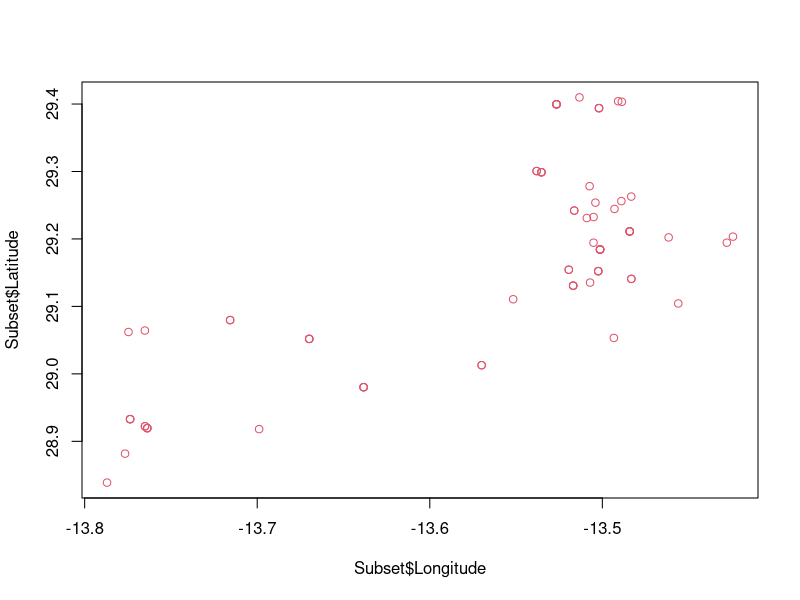
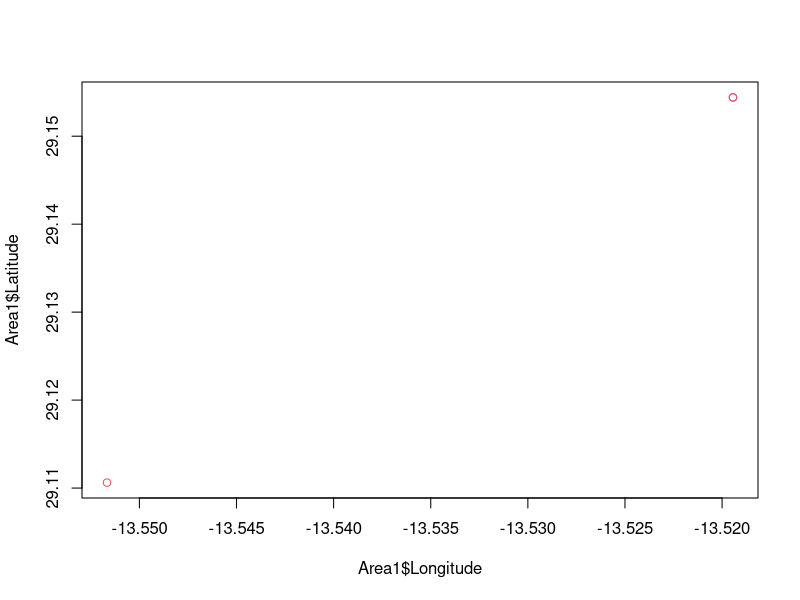
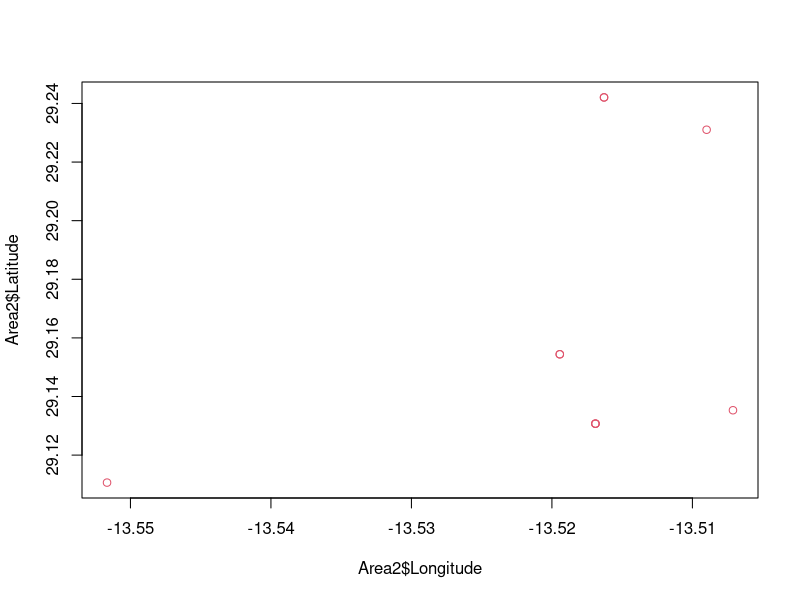
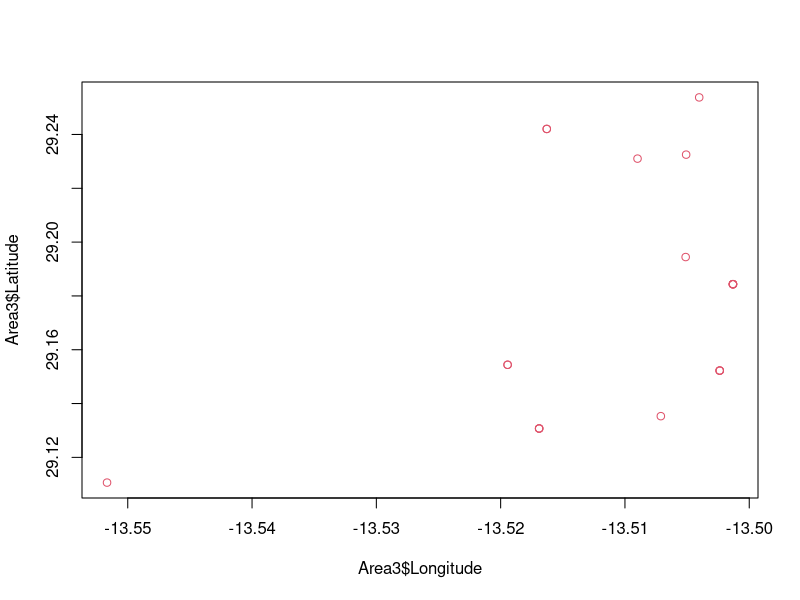
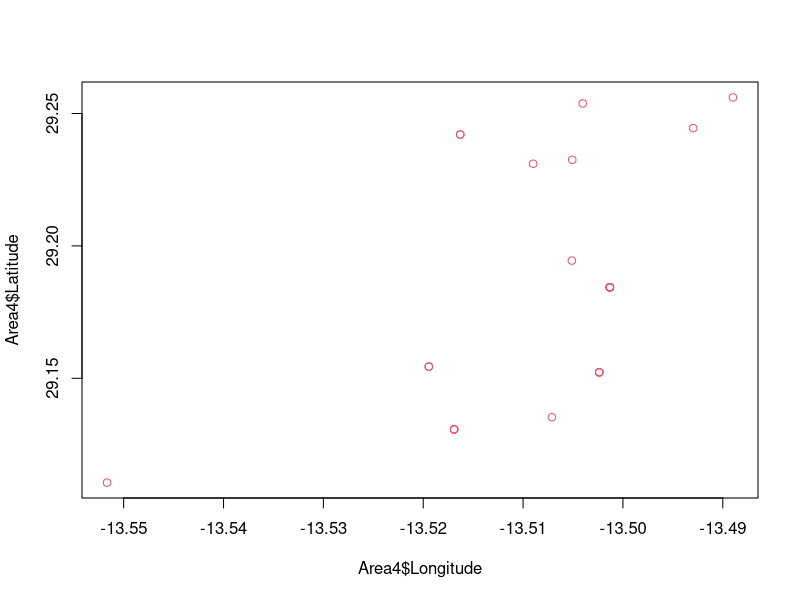
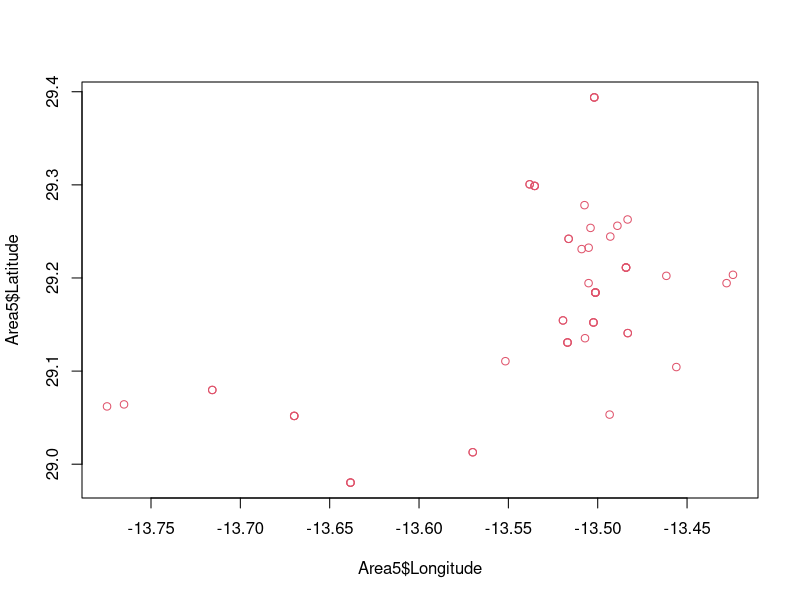
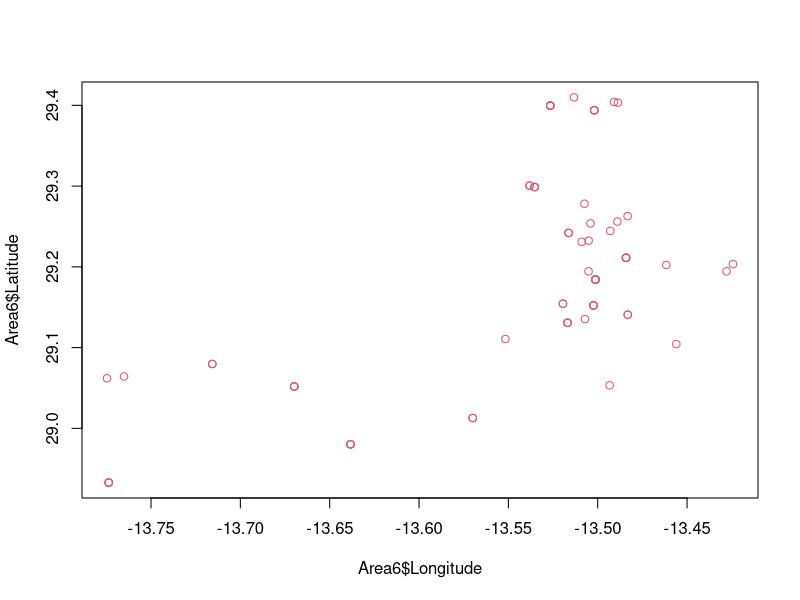
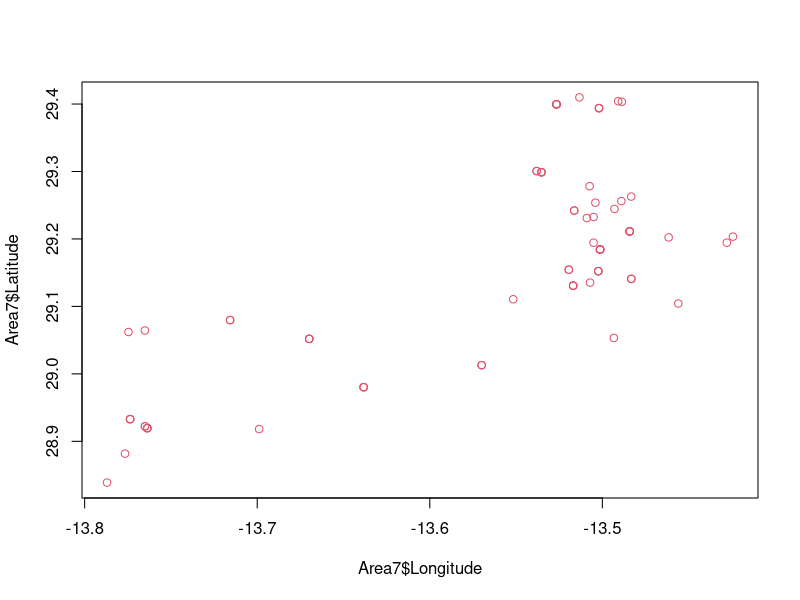

R code for these plots, in order: (Note: this script raises an error after producing the figures.)
#Set working directory
setwd("C:/GitHub/Shilcusky/Dysdera Project")#directory is still wrong.
#Load in data packages for later use
library(vegan)

#Read data csv. of geographical distribution of Dysdera species in the Canary Islands
df1 <- read.csv("Dysdera.csv", header =T)
Dysdera <- df1[,c(-2,-3,-5,-8,-9)]
subset(Dysdera, Dysdera$Island == "Lanzarote")
Subset <- subset(Dysdera, Dysdera$Island == "Lanzarote")

#Reading in the data for the artificial brightness values obtained from each point of latitude + longitude
df2 <- read.csv("Dysdera Artificial Brightness.csv", header =T)
#Creating a new matrix
Brightness.mat <- as.matrix(df2)
#Removing unnecessary columns
Brightness <- Brightness.mat[,c(-4,-5)]

#Merging the 2 datasets together by the uniting factor of Latitude and Longitude
merge(Dysdera,Brightness, by=c("Latitude","Longitude"))

#New dataframe created to indicate that each species is being treated as if it were its own island. Only Lanzarote Dysdera are being observed
FiveIslands <- subset(Dysdera, Dysdera$Island == "Lanzarote")
table(Subset$Species)
#Creating a usable matrix with the data
FiveIslands <- as.matrix(Subset)#This was alread in a useable format - this line made everything character values instead of numeric

#Function to give each row its own unique number
Subset$Count <- 1 #This does not give any rows a unique value, just identical values.
#Using an aggregate function to obtain a sum of individuals present for each of the 5 Dysdera species
df2<- aggregate(Subset$Count, by= list(Subset$Species),FUN=sum)

#Changing the name of the dataframe for clarity's sake
SpeciesCount <- df2

#Plotting location of all 74 individuals on Lanzarote relative to Latitude and Longitude
plot(Subset$Longitude,Subset$Latitude, col = 10)
summary(Subset)
#Added to help obtain the smoothest rarefaction curve pathway, small increments
bb <-0.053
dd <-0.01

#Creating more precise quadrants to obtain the number of species from. Increasing area by increments of 0.01
#Creative way of making "sample" areas! I will give you props for that.
#growth = delta*Area number + base
Area1<- subset(Subset, Subset$Latitude>(29.16-(bb)) & Subset$Latitude<(29.19+(bb)) & Subset$Longitude>(-13.57-(bb)) & Subset$Longitude<(-13.57+(bb)))
plot(Area1$Longitude,Area1$Latitude, col = 10)
Area1Count<- aggregate(Area1$Count, by= list(Area1$Species),FUN=sum)

Area2<- subset(Subset, Subset$Latitude>(29.16-(bb+1*dd)) & Subset$Latitude<(29.19+(bb+1*dd)) & Subset$Longitude>(-13.57-(bb+1*dd)) & Subset$Longitude<(-13.57+(bb+1*dd)))
plot(Area2$Longitude,Area2$Latitude, col = 10)
Area2Count<- aggregate(Area2$Count, by= list(Area2$Species),FUN=sum)

Area3<- subset(Subset, Subset$Latitude>(29.16-(bb+2*dd)) & Subset$Latitude<(29.19+(bb+2*dd)) & Subset$Longitude>(-13.57-(bb+2*dd)) & Subset$Longitude<(-13.57+(bb+2*dd)))
plot(Area3$Longitude,Area3$Latitude, col = 10)
Area3Count<- aggregate(Area3$Count, by= list(Area3$Species),FUN=sum)

Area4<- subset(Subset, Subset$Latitude>(29.16-(bb+3*dd)) & Subset$Latitude<(29.19+(bb+3*dd))& Subset$Longitude>(-13.57-(bb+3*dd)) & Subset$Longitude<(-13.57+(bb+3*dd)))
plot(Area4$Longitude,Area4$Latitude, col = 10)
Area4Count<- aggregate(Area4$Count, by= list(Area4$Species),FUN=sum)

Area5<- subset(Subset, Subset$Latitude>(29.16-0.205) & Subset$Latitude<(29.19+0.205) & Subset$Longitude>(-13.57-0.205) & Subset$Longitude<(-13.57+0.205))
plot(Area5$Longitude,Area5$Latitude, col = 10)
Area5Count<- aggregate(Area5$Count, by= list(Area5$Species),FUN=sum)

Area6<- subset(Subset, Subset$Latitude>(29.16-0.23) & Subset$Latitude<(29.19+0.23) & Subset$Longitude>(-13.57-0.23) & Subset$Longitude<(-13.57+0.23))
plot(Area6$Longitude,Area6$Latitude, col = 10)
Area6Count<- aggregate(Area6$Count, by= list(Area6$Species),FUN=sum)

Area7<- subset(Subset, Subset$Latitude>(29.16-0.4) & Subset$Latitude<(29.19+0.4) & Subset$Longitude>(-13.57-0.4) & Subset$Longitude<(-13.57+0.4))
plot(Area7$Longitude,Area7$Latitude, col = 10)
Area7Count<- aggregate(Area7$Count, by= list(Area7$Species),FUN=sum)

#The area of each quadrant has been calculated in a separate excel sheet by squaring the edge distance, which was configurated by increasing the scalar values, which were found by increasing (0.053) by increments of dd (0.01) for each area
#This should have been done in R.
Area <- c(0.011236, 0.015876,0.021316,0.027556, 0.034596, 0.042436, 0.051076)
#The aggregate function was used to do a species count of each Area
#Then why are you manually entering numbers as the richness?
Richness <-c(3,4,5,5,5,5,5)

#Create a new dataframe of Area by Richness
#No way to replicate how you created these data.
RichnessArea <- data.frame(Area,Richness)
#Plot the rarefaction curve to find species richness, add main heading and change x and y labels, add some color and pizazz 
plot(RichnessArea$Area, RichnessArea$Richness, type = "b", xlab = "Area (degrees squared)", ylab = "Number of species", main = "Number of species per Area", pch =10, col= 2)
#This does not actually perform a rarefaction, just displays what you expect it to be.
#Rarefaction Curve Done, Histogram Time

#The columns including latitude and longitude are being excluded from the original matrix
DysderaAndBright<- as.data.frame(Brightness.mat[,c(-2,-3)])
#A histogram will be created to graph artificial brightness against number of individuals
hist(DysderaAndBright, xlab = "Artificial Brightness (μcd/m2)", ylab = "Number of Individuals", main ="Dysdera Distribution in Relation to Artificial Brightness", col = "orange", border = "black")
#A histogram only displays a single vector against frequency values of that vector. Renaming the axes doesn't change that.
#This figure does not display what you claim it does. It is a combined histogram of all values in the table.

#This is what you were trying to do (I think):
plot(DysderaAndBright$Dysdera~DysderaAndBright$Artificial.Light)
#Which does not show the relationship you claim it does.
############AND SCENE##############



